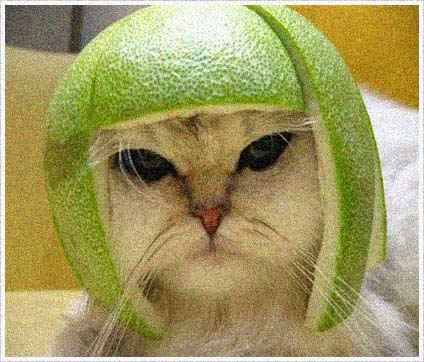
#> input picture PCD/Praktikum 7/cat.png, 424 x 362 px
$ jupyter execute TugasPraktek2.ipynb   (older library calls are emulated)
#> lines starting #> are read from the running program, lines starting #| are printed output that depends on the picture; after the words box and inside, x2 and y2 are one past the last pixel; in counts of white or black regions, pixels touching at a corner belong together
[cell 1]
# 1. Low Pass Filtering
# memanggil modul yang diperlukan
import cv2
import numpy as np
from matplotlib import pyplot as plt

#bgr
img = cv2.imread('cat.png',0)
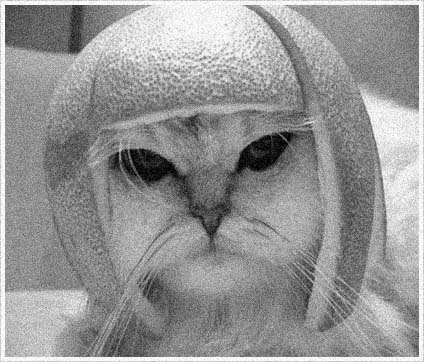
#> img: shape (362, 424); min 0, max 255, mean 149.5
# membuat filter: matriks berukuran 5 x 5

kernel = np.ones((5,5),np.float32)/25
print(kernel)

# lakukan filtering
img_lpf = cv2.filter2D(img,-1,kernel)
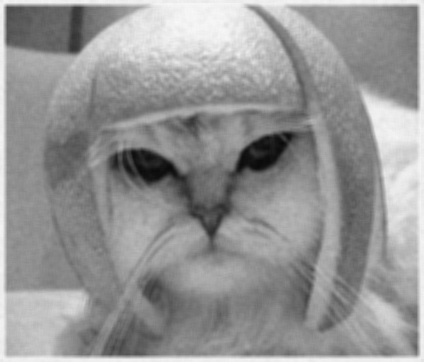
#> img_lpf: shape (362, 424); min 9, max 248, mean 149.7

# menerapkan algoritma high-pass filtering:

# laplacian
laplacian = cv2.Laplacian(img,cv2.CV_64F)
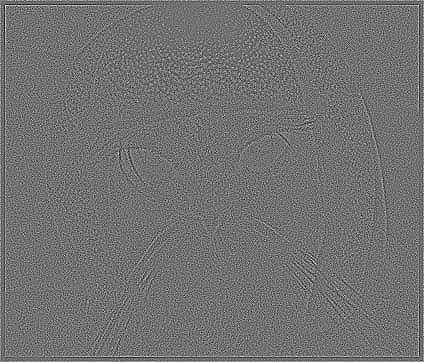
#> laplacian: shape (362, 424) float64; min -241, max 299, mean 0.4; drawn with min black and max white

# sobel dengan ukuran kernel 5
sobelx = cv2.Sobel(img, cv2.CV_64F, 1, 0, ksize=5)
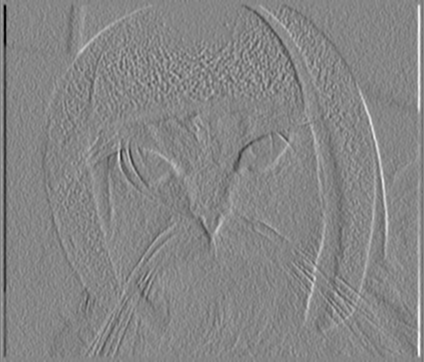
#> sobelx: shape (362, 424) float64; min -8452, max 7604, mean 0; drawn with min black and max white
sobely = cv2.Sobel(img, cv2.CV_64F, 0, 1, ksize=5)
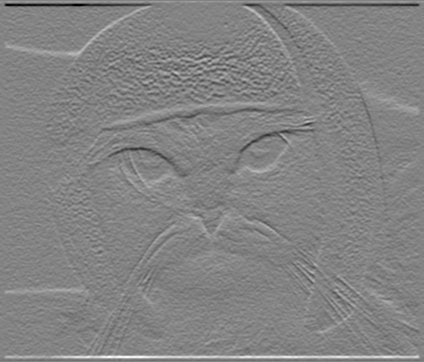
#> sobely: shape (362, 424) float64; min -8975, max 8417, mean -0.1; drawn with min black and max white


# Lakukan Thresholding

# Binary Threshold
ret,th1 = cv2.threshold(img,150,255,cv2.THRESH_BINARY)
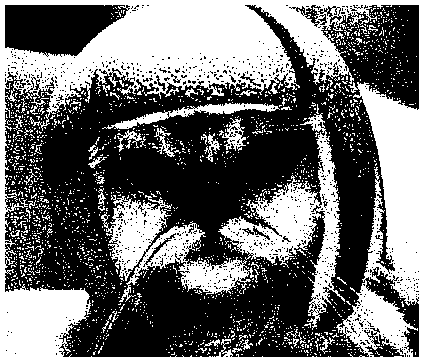
#> th1: shape (362, 424); 42.9% white; 2049 white regions (2001 under 20 px), largest, box (x1, y1, x2, y2) and area: (0, 0, 424, 362) 44312, (218, 113, 345, 330) 6951, (101, 195, 254, 302) 5718

# Adaptive Threshold dengan Mean
th2 = cv2.adaptiveThreshold(img,255,cv2.ADAPTIVE_THRESH_MEAN_C,\
            cv2.THRESH_BINARY,11,2)
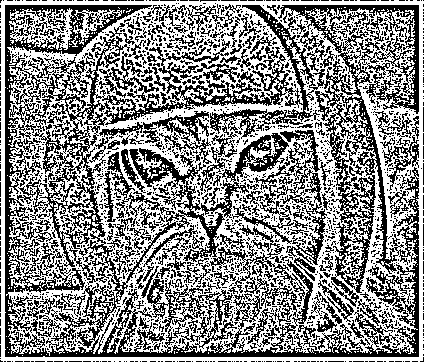
#> th2: shape (362, 424); 54.4% white; black in thin lines or dots

# Adaptive Threshold dengan Gaussian
th3 = cv2.adaptiveThreshold(img,255,cv2.ADAPTIVE_THRESH_GAUSSIAN_C,\
            cv2.THRESH_BINARY,11,2)
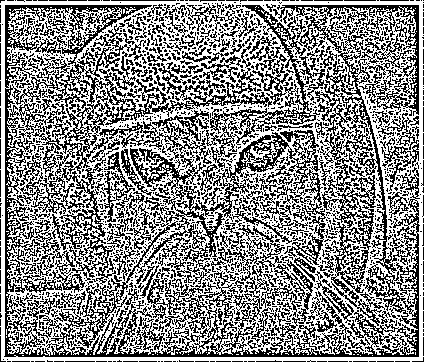
#> th3: shape (362, 424); 55.2% white; black in thin lines or dots

# Plotting
plt.rcParams["figure.figsize"] = (100,50)
titles = ['Original', 'LPF', 'Laplacian', 'Sobel X', 'Sobel Y' , 'Global Thresholding (v = 150)',
            'Adaptive Mean Thresholding', 'Adaptive Gaussian Thresholding']
images = [img, img_lpf, laplacian, sobelx, sobely,th1, th2, th3]

# menampilkan hasil
for i in range(8):

    plt.subplot(2,8 , i+1) # Membuat subplot di baris pertama
    plt.imshow(images[i], cmap='gray')  # Mengubah colormap menjadi gray untuk gambar grayscale
    plt.title(titles[i])

    plt.subplot(2, 8, i+9) # Membuat subplot di baris kedua
    plt.hist(images[i].ravel(), 256, [0, 256])
    plt.title(titles[i] + ' Histogram')

# Menampilkan hasil subplot dan histogram yg dibuat
plt.show()
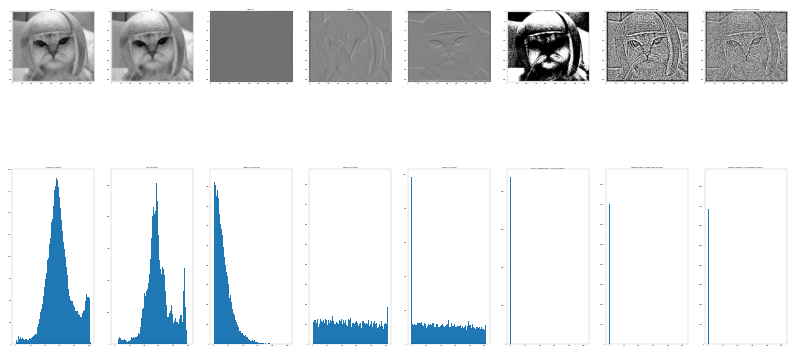
#> figure drawn by matplotlib, 16 panels; panel 2: tallest bar 1908 high, from x = 134 to 135; panel 4: tallest bar 2624 high, from x = 144 to 145; panel 6: tallest bar 1693 high, from x = 2 to 3; panel 8: tallest bar 836 high, from x = 0 to 1

$ run again, with PCD/Praktikum 7/rahmat.jpg saved as PCD/Praktikum 7/cat.png
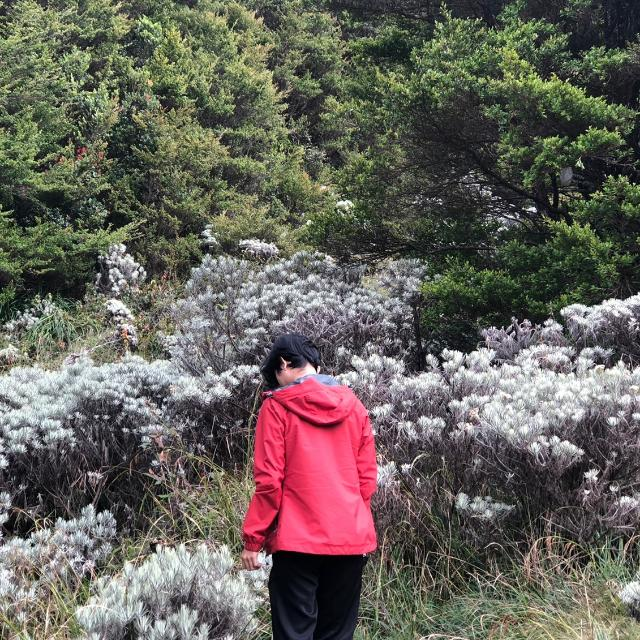
#> input picture PCD/Praktikum 7/rahmat.jpg, 640 x 640 px
#> `ret,th1 = cv2.threshold(img,150,255,cv2.THRESH_BINARY)`:
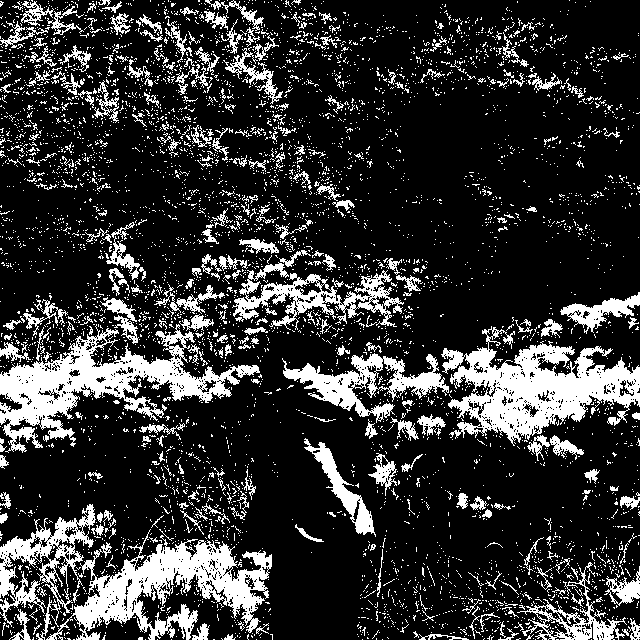
#> th1: shape (640, 640); 20% white; 5300 white regions (5009 under 20 px), largest, box (x1, y1, x2, y2) and area: (441, 326, 640, 446) 10796, (0, 324, 260, 453) 10301, (46, 529, 272, 640) 9337
#> th2: shape (640, 640); 49% white in thin lines or dots
#> `th3 = cv2.adaptiveThreshold(img,255,cv2.ADAPTIVE_THRESH_GAUSSIAN_C,\ c..`:
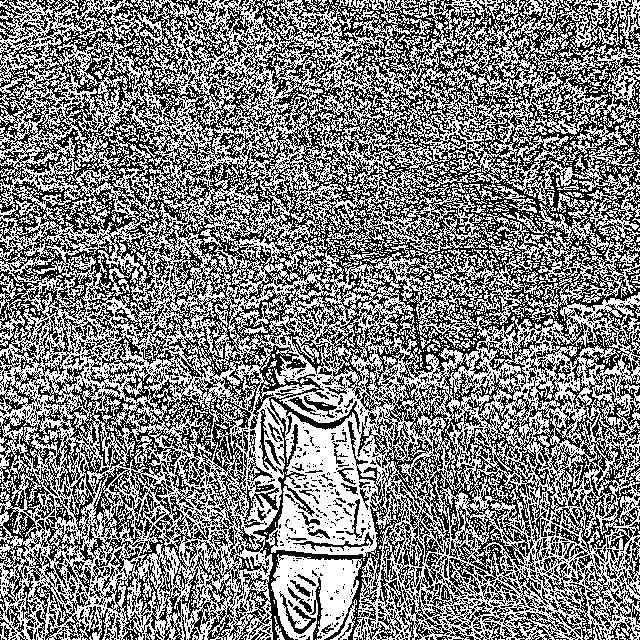
#> th3: shape (640, 640); 50.5% white; black in thin lines or dots

$ run again, with PCD/Praktikum 7/rahmat2.jpg saved as PCD/Praktikum 7/cat.png
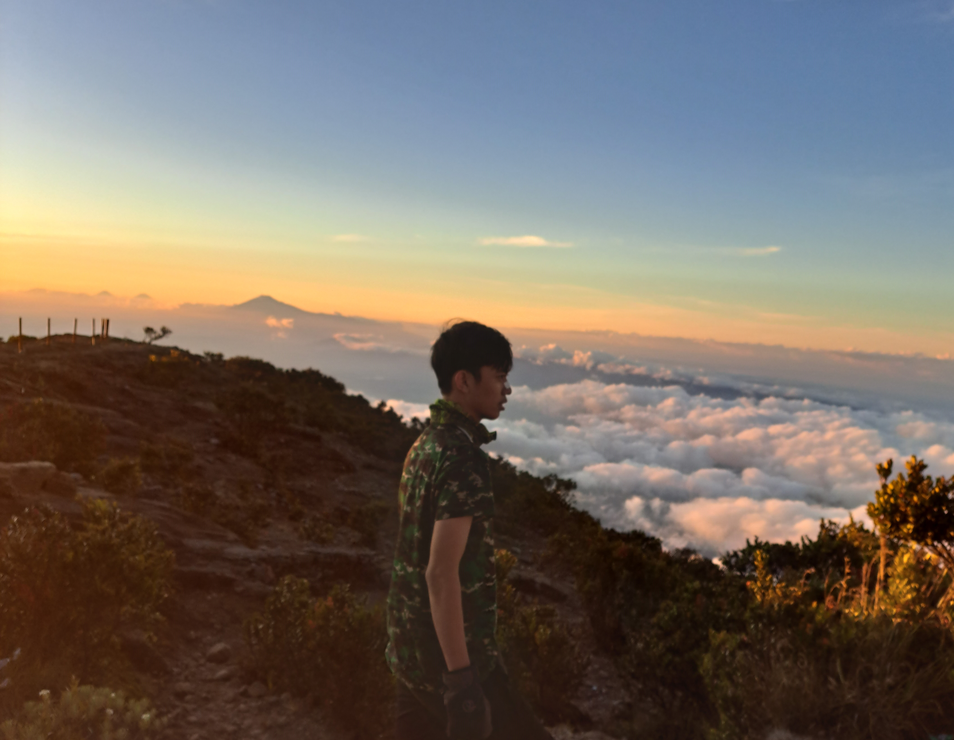
#> input picture PCD/Praktikum 7/rahmat2.jpg, 954 x 740 px, shrunk from 6784 x 5260 before the run
#> `ret,th1 = cv2.threshold(img,150,255,cv2.THRESH_BINARY)`:
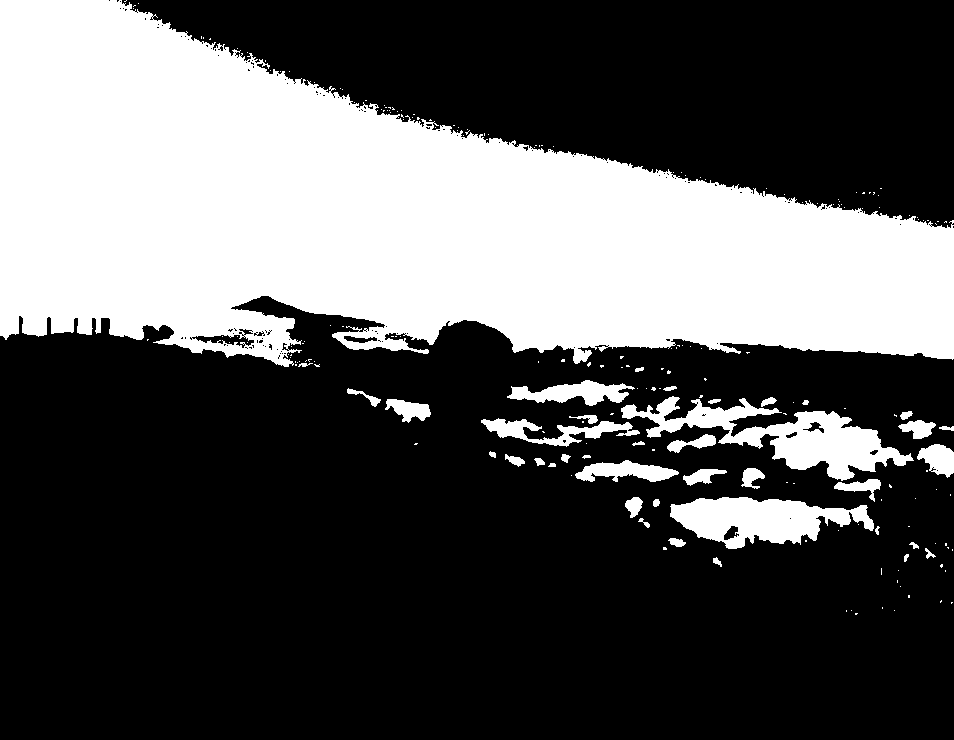
#> th1: shape (740, 954); 33.4% white; 206 white regions (167 under 20 px), largest, box (x1, y1, x2, y2) and area: (0, 0, 954, 367) 210857, (621, 396, 914, 481) 8514, (670, 497, 874, 549) 6271
#> th2: shape (740, 954); 77.5% white; 6242 black regions (5491 under 20 px), largest, box (x1, y1, x2, y2) and area: (0, 316, 540, 675) 17628, (583, 453, 954, 695) 12150, (601, 528, 804, 740) 7771
#> `th3 = cv2.adaptiveThreshold(img,255,cv2.ADAPTIVE_THRESH_GAUSSIAN_C,\ c..`:
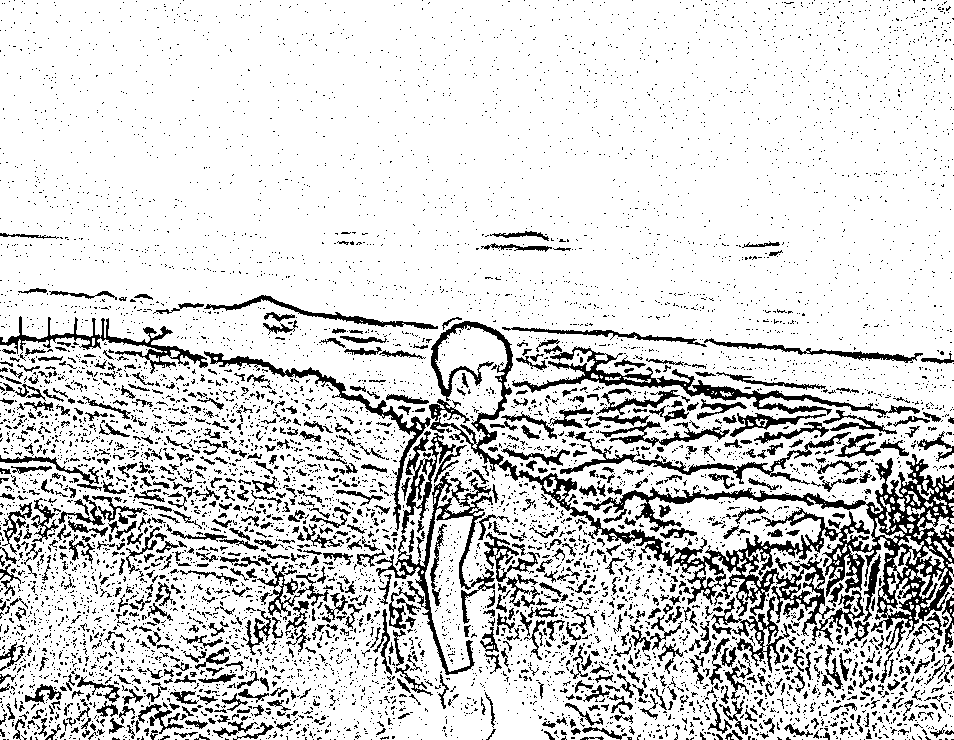
#> th3: shape (740, 954); 83.7% white; 7245 black regions (6397 under 20 px), largest, box (x1, y1, x2, y2) and area: (430, 321, 954, 640) 19210, (512, 346, 920, 418) 3529, (375, 472, 495, 675) 3190
